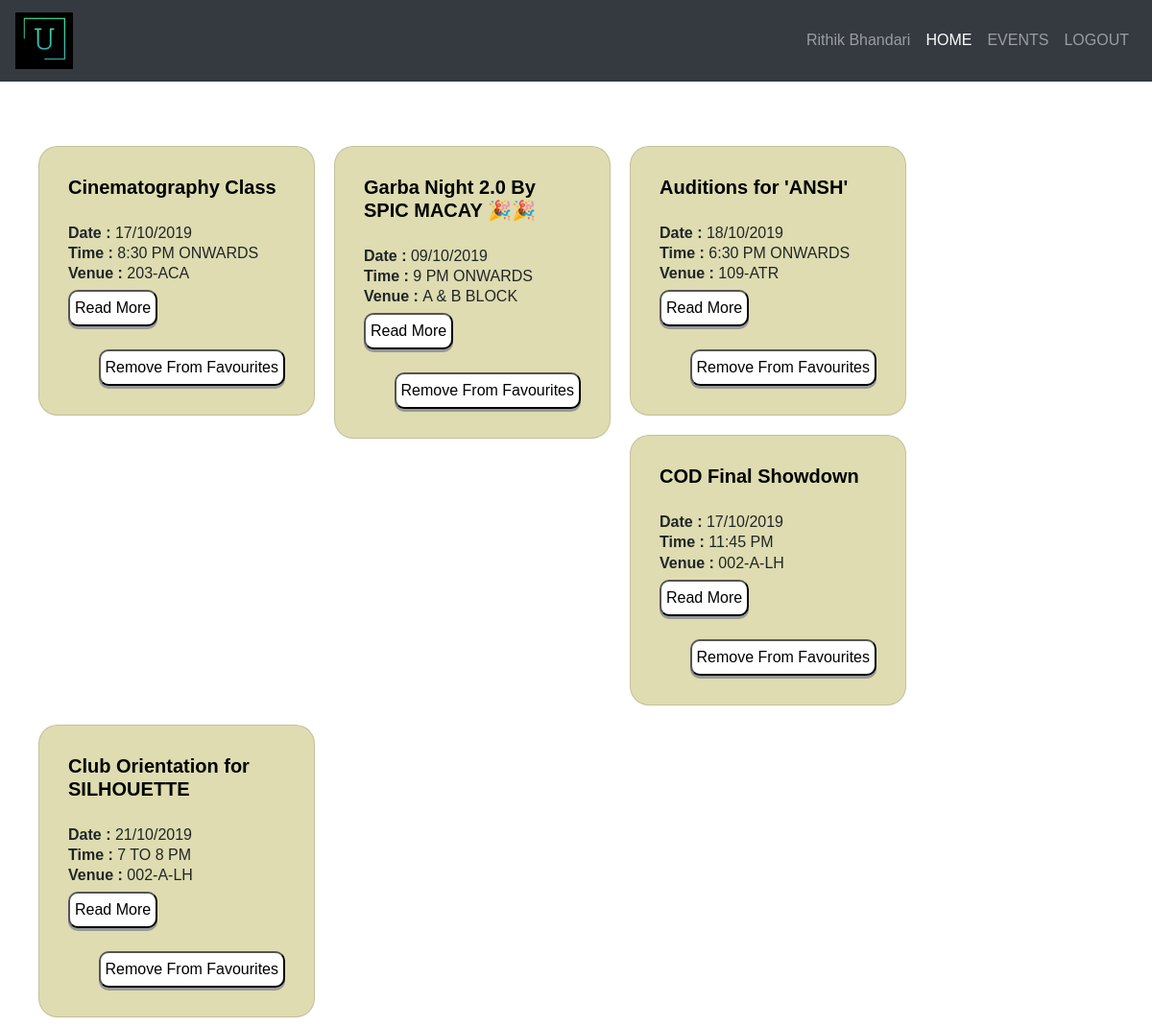
Screenshot of /user/E19CSE080 (signed in) with the database file from the repository.
### models.py (models this page shows, shortened)
class UserModel(db.Model):
    __tablename__ = 'users'
    Name = db.Column(db.String(255), nullable=False)
    ID = db.Column(db.String(15), nullable=False, primary_key=True)
    Password = db.Column(db.String(100), nullable=False)
    InterestedActivities = db.Column(db.Text, nullable=False, default='')

class EventsModel(db.Model):
    __tablename__ = 'events'
    ID = db.Column(db.String(8), nullable=False, primary_key=True)
    EventHeading = db.Column(db.String(255), nullable=False)
    EventDescription = db.Column(db.Text, nullable=False)
    EventDate = db.Column(db.String(20), nullable=False)
    EventTime = db.Column(db.String(255), nullable=False)
    EventVenue = db.Column(db.String(255), nullable=False)

### app.py (the view)
@app.route('/user/<string:user_id>')
def logged_in_user(user_id):
    user_id = user_id.upper()
    if 'user' in session and session['user'] == user_id:
        rs = UserModel.query.filter_by(ID=user_id).first()
        favourite_events = str(rs.InterestedActivities).split(',')  # user's fav events
        favourite_events = favourite_events[:-1]  # as last event is always ''
        events = []
        for event in favourite_events:
            events.append(EventsModel.query.filter_by(ID=event).first())
        return render_template("panels/user/homepage.html", events=events)
    else:
        flash(f"User '{user_id}' Not Logged In", 'danger')
        print(f"User '{user_id}' Not Logged In")
        return redirect('/login')

### app.py (called while the page is built)
def get_session():
    return session

@app.before_request
def make_session_permanent():
    session.permanent = True
    app.permanent_session_lifetime = timedelta(minutes=15)

### templates/panels/user/homepage.html (shortened to what this page needs)
{% extends "layout.html" %}
    {% block body %}
    <h3 style="color:white;">INTERESTED EVENTS</h3>
    {% for event in events %}
    <div class="card" style="width: 18rem;">
        <div class="card-body">
            <h5 class="card-text" style="color:black;"><b>{{event.EventHeading}}</b></h5>
            <br/>
            <h6 class="card-subtitle mb-2"><b>Date : </b>{{event.EventDate}}</h6>
            <h6 class="card-subtitle mb-2"><b>Time : </b>{{event.EventTime}}</h6>
            <h6 class="card-subtitle mb-2"><b>Venue : </b>{{event.EventVenue}}</h6>
            <a href="/events/{{event.ID}}" class="card-link"><input type="button"
                            value="Read More"></a>
            <br/><br/>
            <a href="/events/remove-from-fav/{{event.ID}}" class="card-link">
                <input type="button" value="Remove From Favourites" style="float:right;">
            </a>
        </div>
    </div>
    {% endfor %}
    {% endblock %}

### templates/layout.html (shortened to what this page needs)
<!DOCTYPE html>
<html lang="en">
<head>
    <link rel="stylesheet" href="https://stackpath.bootstrapcdn.com/bootstrap/4.3.1/css/bootstrap.min.css"
>
    {% block head %}
    <link rel="stylesheet" type="text/css" href="{{ url_for('static',filename='css/layout-style.css') }}">
    {% endblock %}
</head>
<body>
{% set session = get_session() %}
    <header>
        <nav class="navbar navbar-expand-lg navbar-dark bg-dark fixed-top">
            <a class="navbar-brand" href="/"><img src="{{ url_for('static',filename='img/logo.png') }}" alt="Logo"
                    width="60">
            </a>
            <div class="collapse navbar-collapse" id="navbarSupportedContent">
                <ul class="navbar-nav ml-auto">
                    <li class="nav-item">
                        <a class="nav-link" href="/dashboard">{{ session['name'] }}</a>
                    </li>
                    <li class="nav-item active">
                        <a class="nav-link" href="/">HOME<span class="sr-only">(current)</span></a>
                    </li>
                    <li class="nav-item">
                        <a class="nav-link" href="/events">EVENTS</a>
                    </li>
                    {% if 'user' in session or 'admin' in session %}
                    <li class="nav-item">
                        <a class="nav-link" href="/logout">LOGOUT</a>
                    </li>
                    {% else %}
                    <li class="nav-item">
                        <a class="nav-link" href="/login">LOGIN</a>
                    </li>
                    {% endif %}
                </ul>
            </div>
        </nav>
    </header>
    <section class="content">
        {% block body %}{% endblock %}
    </section>
</body>
</html>

### static/css/layout-style.css (style rules this page uses)
:root { --primary-color: white; --card-background: #dedcb0; --text-color: black; --card-button-color: #fff; }
* { padding: 0; margin: 0; font-family: sans-serif; }
body { background: url("/static/img/bg.jpg"); background-size: cover; }
a { color: var(--text-color); }
section[class="content"] { padding-top: 100px; width: 95%; justify-content: center; margin: 0 auto; }
.card { float: left; border-radius: 20px; padding: 10px; margin: 10px; width: 100%; background: var(--card-background); }
.card .card-body .card-title, .card .card-body .card-link { color: black; }
input[type="button"] { background-color: var(--card-button-color); padding: 5px; text-align: center; border-radius: 10px; text-decoration: none; display: inline-block; font-size: 16px; cursor: pointer; outline: none; box-shadow: 0 3px #999; transition: 0.1s; }
header { position: absolute; z-index: 10; width: 100%; }

### rows the page displays
UserModel: name "Rithik Bhandari"
EventsModel: EventHeading "Cinematography Class", EventDate "17/10/2019", EventTime "8:30 PM ONWARDS", EventVenue "203-ACA"
EventsModel: EventHeading "Garba Night 2.0 By SPIC MACAY 🎉🎉", EventDate "09/10/2019", EventTime "9 PM ONWARDS", EventVenue "A & B BLOCK"
EventsModel: EventHeading "Auditions for 'ANSH'", EventDate "18/10/2019", EventTime "6:30 PM ONWARDS", EventVenue "109-ATR"
EventsModel: EventHeading "COD Final Showdown", EventDate "17/10/2019", EventTime "11:45 PM", EventVenue "002-A-LH"
EventsModel: EventHeading "Club Orientation for SILHOUETTE", EventDate "21/10/2019", EventTime "7 TO 8 PM", EventVenue "002-A-LH"
